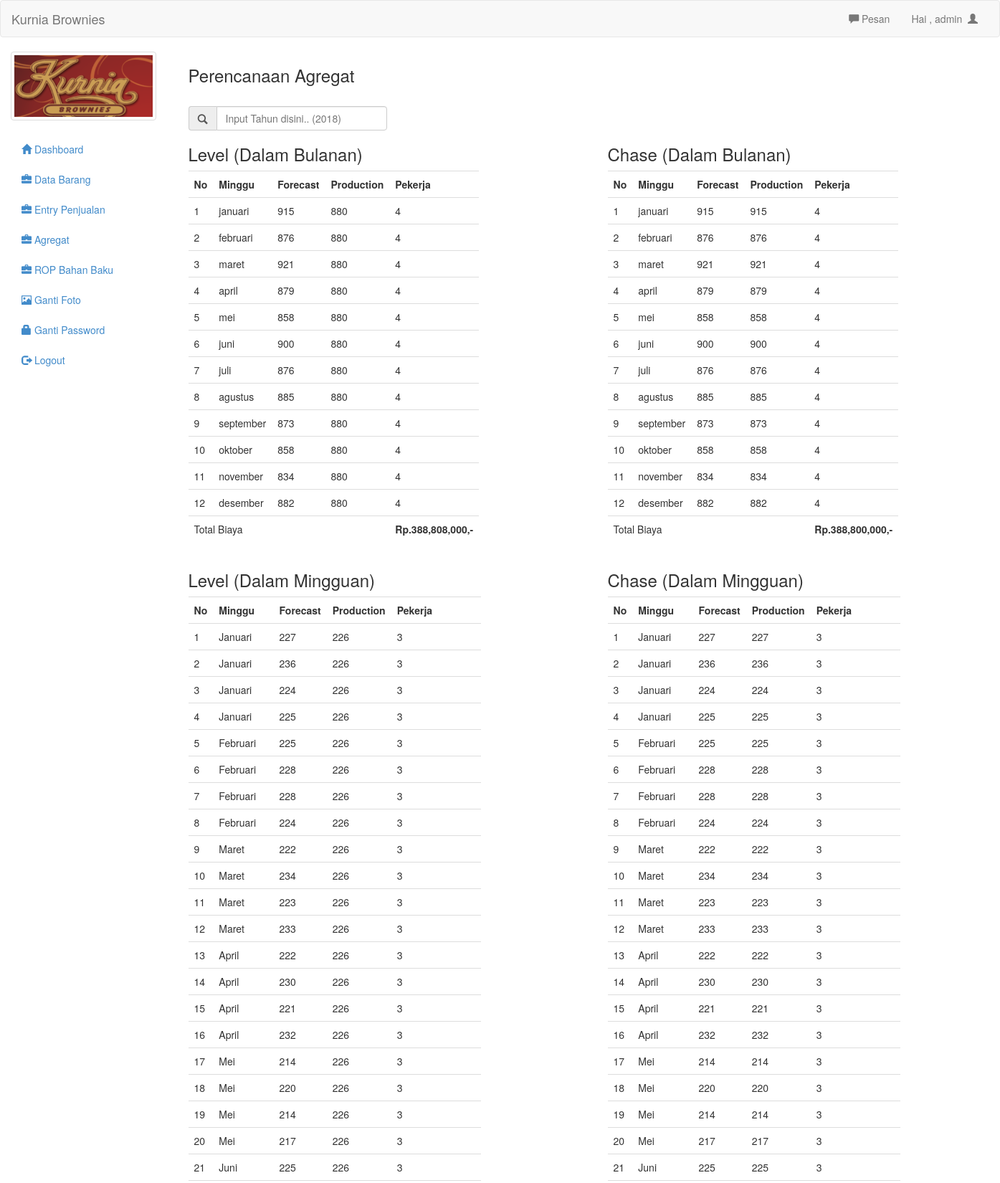
The page /admin/agg.php (signed in, upper part) on the database its author committed.
### tables this page shows
CREATE TABLE `agregatbulanan` (
  `id` int(20) NOT NULL,
  `bulan` varchar(20) NOT NULL,
  `demand` int(20) NOT NULL,
  `production` int(20) NOT NULL,
  `hours` int(20) NOT NULL,
  `workers` int(20) NOT NULL,
  `sisa` int(20) NOT NULL
);

CREATE TABLE `agregat` (
  `id` int(20) NOT NULL,
  `bulan` varchar(20) NOT NULL,
  `minggu` int(20) NOT NULL,
  `demand` int(20) NOT NULL,
  `productionlvl` int(20) NOT NULL,
  `hours` int(20) NOT NULL DEFAULT '51',
  `workers` int(20) NOT NULL DEFAULT '3',
  `sisa` int(20) NOT NULL
);

### admin/agg.php (the view, shortened to what this page needs)
<?php
include 'header.php';
?>
<div class="col-md-10">
	<h3>Perencanaan Agregat </h3>
    <br>
</div>
<?php
$per_hal=50;
$page = (isset($_GET['page'])) ? (int)$_GET['page'] : 1;
$start = ($page - 1) * $per_hal;
?>
<div class='container'>
	<div class='row'>
		<div class='col-md-6'>
			<form action="#" method="get">
				<div class="input-group col-md-6">
					<span class="input-group-addon" id="basic-addon1"><span class="glyphicon glyphicon-search"></span></span>
					<input type="text" class="form-control" placeholder="Input Tahun disini.. (2018)" aria-describedby="basic-addon1" name="cari">
				</div>
			</form>
		</div>
	</div>
	<div class='row'>
		<div class='col-md-4'>
			<table class="table table-hover">
				<tr>
					<h3>Level (Dalam Bulanan)</h3>
				</tr>
				<tr>
					<th class="col-md-1">No</th>
					<th class="col-md-1">Minggu</th>
					<th class="col-md-1">Forecast</th>
					<th class="col-md-1">Production</th>
					<th class="col-md-1">Pekerja</th>
				</tr>
				<?php
				if(isset($_GET['cari'])){
					$cari=mysql_real_escape_string($_GET['cari']);
					$brg=mysql_query("select * from barang where nama like '$cari' or jenis like '$cari'");
				}else{
					$brg=mysql_query("select * from agregatbulanan limit $start, $per_hal");
				}
				$no=1;
				while($b=mysql_fetch_array($brg)){
					?>
					<tr>
						<td><?php echo $no++ ?></td>
						<td><?php echo $b['bulan'] ?></td>
						<td><?php echo ($b['demand']) ?></td>
						<td><?php echo $b['production'] ?></td>
						<td><?php echo $b['workers'] ?></td>
					</tr>
					<?php
				}
				?>
				<tr>
				<td colspan="4">Total Biaya</td>
				<?php
				$brownies = mysql_query('select sum(production) from `agregatbulanan`');
				$browniessisa = mysql_result($brownies, 0);
				$hargasisa = mysql_query('SELECT sum(sisa) as test FROM (select sisa from `agregatbulanan` WHERE sisa>0) as test1')or die(mysql_error());
				$hasilsisa = mysql_result($hargasisa, 0);
				$pekerja = mysql_query('select sum(workers) from `agregatbulanan`');
				$hasilpekerja = mysql_result($pekerja, 0);
				echo "<td><b> Rp.". number_format(($hasilpekerja*1500000)+($hasilsisa*1000)+($browniessisa*30000)).",-</b></td>";
				?>
				</tr>
			</table>
		</div>
		<div class='col-sm-2'>
		</div>
		<div class='col-md-4'>
			<table class="table table-hover">
				<tr>
					<h3>Chase (Dalam Bulanan)</h3>
				</tr>
				<tr>
					<th class="col-md-1">No</th>
					<th class="col-md-1">Minggu</th>
					<th class="col-md-1">Forecast</th>
					<th class="col-md-1">Production</th>
					<th class="col-md-1">Pekerja</th>
				</tr>
				<?php
				if(isset($_GET['cari'])){
					$cari=mysql_real_escape_string($_GET['cari']);
					$brg=mysql_query("select * from barang where nama like '$cari' or jenis like '$cari'");
				}else{
					$brg=mysql_query("select * from agregatbulanan limit $start, $per_hal");
				}
				$no=1;
				while($b=mysql_fetch_array($brg)){
					?>
					<tr>
						<td><?php echo $no++ ?></td>
						<td><?php echo $b['bulan'] ?></td>
						<td><?php echo $b['demand'] ?></td>
						<td><?php echo $b['demand'] ?></td>
						<td><?php echo $b['workers'] ?></td>
					</tr>
					<?php
				}
				?>
				<tr>
				<td colspan="4">Total Biaya</td>
				<?php
				$brownies = mysql_query('select sum(production) from `agregatbulanan`');
				$browniessisa = mysql_result($brownies, 0);
				$pekerja = mysql_query('select sum(workers) from `agregatbulanan`');
				$hasilpekerja = mysql_result($pekerja, 0);
				echo "<td><b> Rp.". number_format(($hasilpekerja*1500000)+($browniessisa*30000)).",-</b></td>";
				?>
				</tr>
			</table>
		</div>
	</div>
	<div class='row'>
		<div class='col-md-4'>
			<table class="table table-hover">
				<tr>
					<h3>Level (Dalam Mingguan)</h3>
				</tr>
				<tr>
					<th class="col-md-1">No</th>
					<th class="col-md-1">Minggu</th>
					<th class="col-md-1">Forecast</th>
					<th class="col-md-1">Production</th>
					<th class="col-md-1">Pekerja</th>
				</tr>
				<?php
				if(isset($_GET['cari'])){
					$cari=mysql_real_escape_string($_GET['cari']);
					$brg=mysql_query("select * from barang where nama like '$cari' or jenis like '$cari'");
				}else{
					$brg=mysql_query("select * from agregat limit $start, $per_hal");
				}
				$no=1;
				while($b=mysql_fetch_array($brg)){
					?>
					<tr>
						<td><?php echo $no++ ?></td>
						<td><?php echo $b['bulan'] ?></td>
						<td><?php echo ($b['demand']) ?></td>
						<td><?php echo $b['productionlvl'] ?></td>
						<td><?php echo $b['workers'] ?></td>
					</tr>
					<?php
				}
				?>
			</table>
		</div>
		<div class='col-sm-2'>
		</div>
		<div class='col-md-4'>
			<table class="table table-hover">
				<tr>
					<h3>Chase (Dalam Mingguan)</h3>
				</tr>
				<tr>
					<th class="col-md-1">No</th>
					<th class="col-md-1">Minggu</th>
					<th class="col-md-1">Forecast</th>
					<th class="col-md-1">Production</th>
					<th class="col-md-1">Pekerja</th>
				</tr>
				<?php
				if(isset($_GET['cari'])){
					$cari=mysql_real_escape_string($_GET['cari']);
					$brg=mysql_query("select * from barang where nama like '$cari' or jenis like '$cari'");
				}else{
					$brg=mysql_query("select * from agregat limit $start, $per_hal");
				}
				$no=1;
				while($b=mysql_fetch_array($brg)){
					?>
					<tr>
						<td><?php echo $no++ ?></td>
						<td><?php echo $b['bulan'] ?></td>
						<td><?php echo $b['demand'] ?></td>
						<td><?php echo $b['demand'] ?></td>
						<td><?php echo $b['workers'] ?></td>
					</tr>
					<?php
				}
				?>
			</table>
		</div>
	</div>
</div>
<?php
include 'footer.php';
?>

### admin/header.php (shortened to what this page needs)
<!DOCTYPE html>
<html>
<head>
	<link rel="stylesheet" type="text/css" href="../assets/css/bootstrap.css">
	<link rel="stylesheet" type="text/css" href="../assets/js/jquery-ui/jquery-ui.css">
</head>
<body>
	<div class="navbar navbar-default">
		<div class="container-fluid">
			<div class="navbar-header">
				<a href="http://www.malasngoding.com" class="navbar-brand">Kurnia Brownies</a>
			</div>
			<div class="collapse navbar-collapse">
				<ul class="nav navbar-nav navbar-right">
					<li><a id="pesan_sedia" href="#" data-toggle="modal" data-target="#modalpesan"><span class='glyphicon glyphicon-comment'></span>  Pesan</a></li>
					<li><a class="dropdown-toggle" data-toggle="dropdown" role="button" href="#">Hai , <?php echo $_SESSION['uname']  ?>&nbsp&nbsp<span class="glyphicon glyphicon-user"></span></a></li>
				</ul>
			</div>
		</div>
	</div>
	<div class="col-md-2">
		<div class="row">
			<?php
			$use=$_SESSION['uname'];
			$fo=mysql_query("select foto from admin where uname='$use'");
			while($f=mysql_fetch_array($fo)){
				?>
				<div class="col-xs-6 col-md-12">
					<a class="thumbnail">
						<img class="img-responsive" src="foto/<?php echo $f['foto']; ?>">
					</a>
				</div>
				<?php
			}
			?>
		</div>
		<ul class="nav nav-pills nav-stacked">
			<li class=""><a href="index.php"><span class="glyphicon glyphicon-home"></span>  Dashboard</a></li>
			<li><a href="barang.php"><span class="glyphicon glyphicon-briefcase"></span>  Data Barang</a></li>
			<li><a href="barang_laku.php"><span class="glyphicon glyphicon-briefcase"></span>  Entry Penjualan</a></li>
			<li><a href="agg.php"><span class="glyphicon glyphicon-briefcase"></span>  Agregat</a></li>
			<li><a href="rop.php"><span class="glyphicon glyphicon-briefcase"></span>  ROP Bahan Baku</a></li>
			<li><a href="ganti_foto.php"><span class="glyphicon glyphicon-picture"></span>  Ganti Foto</a></li>
			<li><a href="ganti_pass.php"><span class="glyphicon glyphicon-lock"></span> Ganti Password</a></li>
			<li><a href="logout.php"><span class="glyphicon glyphicon-log-out"></span>  Logout</a></li>
		</ul>
	</div>
	<div class="col-md-10">

### rows shown on the page
agregatbulanan: bulan "januari", demand "915", production "880", workers "4"
agregatbulanan: bulan "februari", demand "876", production "880", workers "4"
agregatbulanan: bulan "maret", demand "921", production "880", workers "4"
agregatbulanan: bulan "april", demand "879", production "880", workers "4"
agregatbulanan: bulan "mei", demand "858", production "880", workers "4"
agregatbulanan: bulan "juni", demand "900", production "880", workers "4"
agregatbulanan: bulan "juli", demand "876", production "880", workers "4"
agregatbulanan: bulan "agustus", demand "885", production "880", workers "4"
agregatbulanan: bulan "september", demand "873", production "880", workers "4"
agregatbulanan: bulan "oktober", demand "858", production "880", workers "4"
agregatbulanan: bulan "november", demand "834", production "880", workers "4"
agregatbulanan: bulan "desember", demand "882", production "880", workers "4"
agregat: bulan "Januari", demand "227", productionlvl "226", workers "3"
agregat: bulan "Januari", demand "236", productionlvl "226", workers "3"
agregat: bulan "Januari", demand "224", productionlvl "226", workers "3"
agregat: bulan "Januari", demand "225", productionlvl "226", workers "3"
agregat: bulan "Februari", demand "225", productionlvl "226", workers "3"
agregat: bulan "Februari", demand "228", productionlvl "226", workers "3"
agregat: bulan "Februari", demand "228", productionlvl "226", workers "3"
agregat: bulan "Februari", demand "224", productionlvl "226", workers "3"
agregat: bulan "Maret", demand "222", productionlvl "226", workers "3"
agregat: bulan "Maret", demand "234", productionlvl "226", workers "3"
agregat: bulan "Maret", demand "223", productionlvl "226", workers "3"
agregat: bulan "Maret", demand "233", productionlvl "226", workers "3"
agregat: bulan "April", demand "222", productionlvl "226", workers "3"
agregat: bulan "April", demand "230", productionlvl "226", workers "3"
agregat: bulan "April", demand "221", productionlvl "226", workers "3"
agregat: bulan "April", demand "232", productionlvl "226", workers "3"
agregat: bulan "Mei", demand "214", productionlvl "226", workers "3"
agregat: bulan "Mei", demand "220", productionlvl "226", workers "3"
agregat: bulan "Mei", demand "214", productionlvl "226", workers "3"
agregat: bulan "Mei", demand "217", productionlvl "226", workers "3"
agregat: bulan "Juni", demand "225", productionlvl "226", workers "3"

### other values the page prints
$_SESSION['uname'] "admin"
